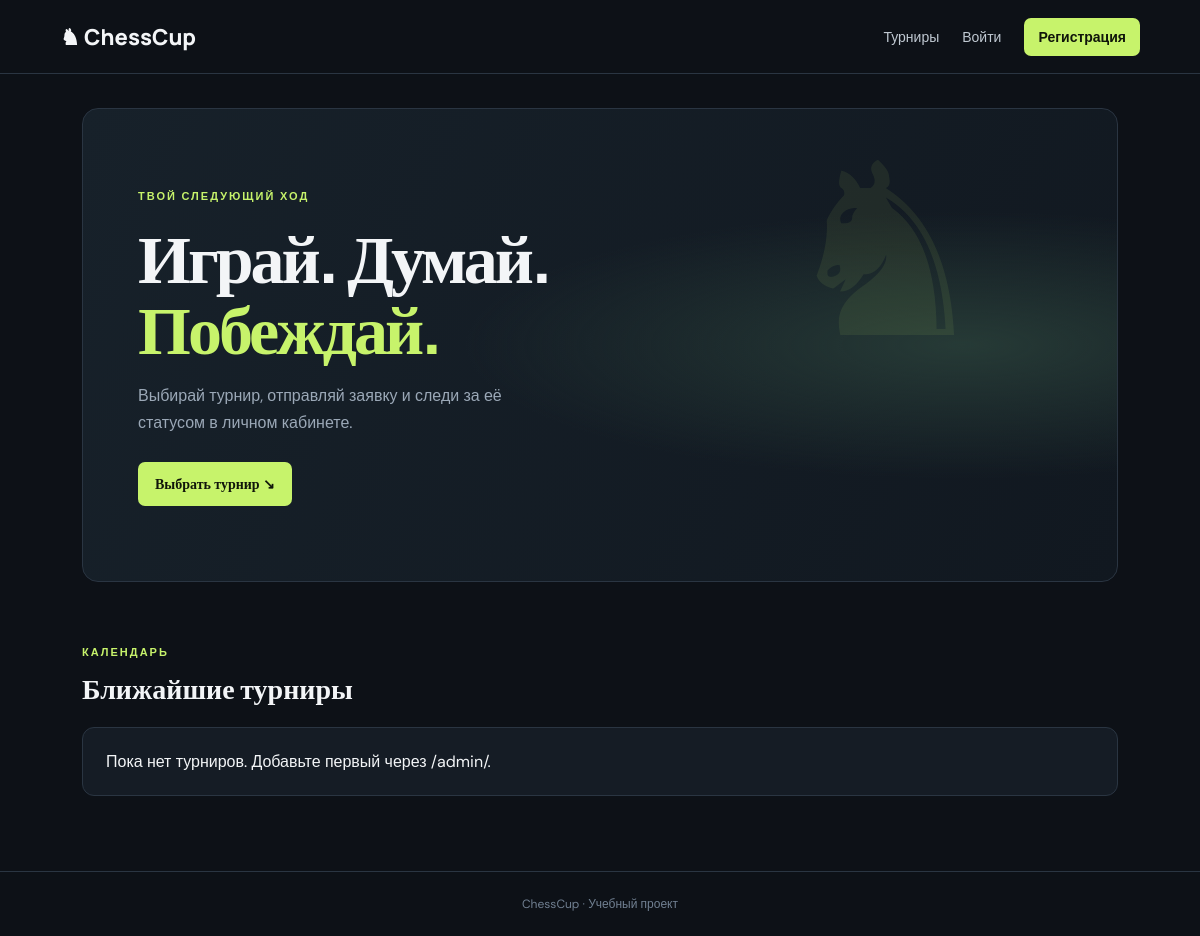
Before: / with the older database file.
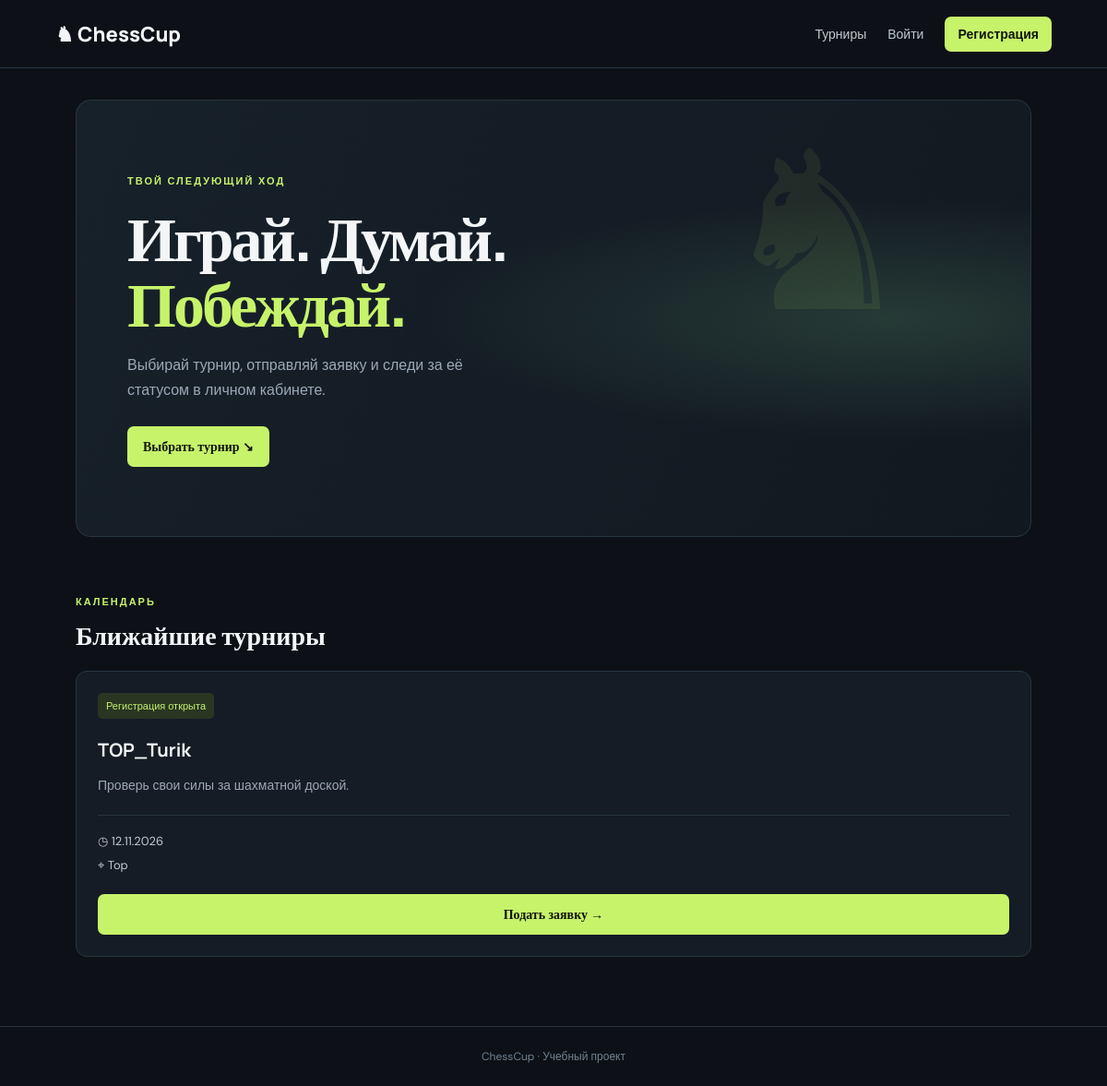
After: the same page with the newer database file.
### tournaments/models.py (models this page shows, shortened)
class Tournament(models.Model):
    title=models.CharField("Название",max_length=120)
    date=models.DateField("Дата проведения")
    location=models.CharField("Место проведения",max_length=160)
    description=models.TextField("Описание",blank=True)
    is_open=models.BooleanField("Регистрация открыта",default=True)
    class Meta:
        ordering=["date"]; verbose_name="Турнир"; verbose_name_plural="Турниры"

### tournaments/views.py (the view)
# urls.py: urlpatterns=[path("",views.home,name="home"),path("register/",views.signup,name="signup"),path("login/",auth_views.LoginView.as_view(template_name="tournaments/login.html"),name="login"),path("logout/
def home(request):
    return render(request,"tournaments/home.html",{"tournaments":Tournament.objects.all()})

### templates/tournaments/home.html
{% extends "base.html" %}{% block title %}ChessCup — турниры{% endblock %}{% block content %}<section class="hero"><small>ТВОЙ СЛЕДУЮЩИЙ ХОД</small><h1>Играй. Думай.<br><em>Побеждай.</em></h1><p>Выбирай турнир, отправляй заявку и следи за её статусом в личном кабинете.</p><a class="button" href="#events">Выбрать турнир ↘</a><span class="watermark">♞</span></section><div class="heading" id="events"><div><small>КАЛЕНДАРЬ</small><h2>Ближайшие турниры</h2></div></div><div class="cards">{% for t in tournaments %}<article class="card"><span class="tag">{% if t.is_open %}Регистрация открыта{% else %}Регистрация закрыта{% endif %}</span><h3>{{ t.title }}</h3><p class="muted">{{ t.description|default:"Проверь свои силы за шахматной доской." }}</p><div class="meta">◷ {{ t.date|date:"d.m.Y" }}<br>⌖ {{ t.location }}</div>{% if t.is_open %}<a class="button full" href="{% url 'apply' t.id %}">Подать заявку →</a>{% else %}<button class="button full" disabled>Приём закрыт</button>{% endif %}</article>{% empty %}<div class="card">Пока нет турниров. Добавьте первый через /admin/.</div>{% endfor %}</div>{% endblock %}

### templates/base.html
{% load static %}<!doctype html><html lang="ru"><head><meta charset="utf-8"><meta name="viewport" content="width=device-width,initial-scale=1"><title>{% block title %}ChessCup{% endblock %}</title><link rel="stylesheet" href="{% static 'css/style.css' %}"></head><body><header><a class="brand" href="/">♞ ChessCup</a><nav><a href="/">Турниры</a>{% if user.is_authenticated %}<a href="{% url 'dashboard' %}">Мои заявки</a><form method="post" action="{% url 'logout' %}" class="inline">{% csrf_token %}<button class="navbutton">Выйти</button></form>{% else %}<a href="{% url 'login' %}">Войти</a><a class="nav-cta" href="{% url 'signup' %}">Регистрация</a>{% endif %}</nav></header><main class="container">{% for message in messages %}<div class="notice">{{ message }}</div>{% endfor %}{% block content %}{% endblock %}</main><footer>ChessCup · Учебный проект</footer></body></html>

### static/css/style.css (style rules this page uses)
:root { --bg:#0d1117;--panel:#151c25;--text:#f3f5f7;--muted:#9ba8b7;--lime:#c7f36b;--line:#2a3542 }
* { box-sizing:border-box }
body { margin:0;background:var(--bg);color:var(--text);font-family:'DM Sans',sans-serif }
header { height:74px;border-bottom:1px solid var(--line);display:flex;align-items:center;justify-content:space-between;padding:0 max(calc((100% - 1080px)/2),22px) }
a { color:inherit;text-decoration:none }
.brand { font:800 22px Manrope }
nav { display:flex;align-items:center;gap:23px;font-size:14px;color:#c0c9d2 }
.nav-cta { background:var(--lime);color:#10150a;padding:10px 14px;border-radius:7px;font-weight:700 }
.container { max-width:1080px;margin:auto;padding:0 22px }
.hero { position:relative;overflow:hidden;margin:34px 0 58px;padding:75px 55px;border:1px solid var(--line);border-radius:16px;background:radial-gradient(ellipse at 85% 50%,#263a36,transparent 40%),linear-gradient(115deg,#17212a,#111820) }
small { font-size:11px;letter-spacing:2px;color:var(--lime);font-weight:700 }
.hero h1 { font:800 clamp(43px,6vw,68px)/1.05 Manrope;letter-spacing:-3px;margin:17px 0 }
.hero em { font-style:normal;color:var(--lime) }
.hero p { max-width:420px;color:var(--muted);line-height:1.7;margin-bottom:26px }
.watermark { position:absolute;right:12%;top:-12px;font-size:240px;color:var(--lime);opacity:.08 }
.button { display:inline-block;background:var(--lime);color:#10150a;border:0;border-radius:7px;padding:13px 17px;font:700 14px 'DM Sans';cursor:pointer }
.heading { margin-bottom:20px }
.heading h2 { font:700 28px Manrope;margin:8px 0 }
.cards { display:grid;grid-template-columns:repeat(auto-fit,minmax(260px,1fr));gap:17px;margin-bottom:75px }
.card { background:var(--panel);border:1px solid var(--line);border-radius:12px;padding:23px }
.tag { display:inline-block;background:#283622;color:var(--lime);padding:7px 9px;border-radius:5px;font-size:11px }
.card h3 { font:700 20px Manrope;margin:20px 0 8px }
.muted { color:var(--muted);font-size:14px;line-height:1.6 }
.meta { border-top:1px solid var(--line);padding-top:15px;margin-top:20px;color:#c0cad4;font-size:13px;line-height:2 }
.full { width:100%;margin-top:18px;text-align:center }
.form-wrap h1,h1 { font:800 37px Manrope;letter-spacing:-1px;margin:12px 0 }
footer { text-align:center;border-top:1px solid var(--line);padding:24px;color:#718092;font-size:12px }

Changed rows visible on the page:
added Tournament: is_open "Регистрация открыта", title "TOP_Turik", description "Проверь свои силы за шахматной доской.", date "12.11.2026", location "Top"
Other visible differences:
text no longer shown: "Пока нет турниров. Добавьте первый через /admin/."
